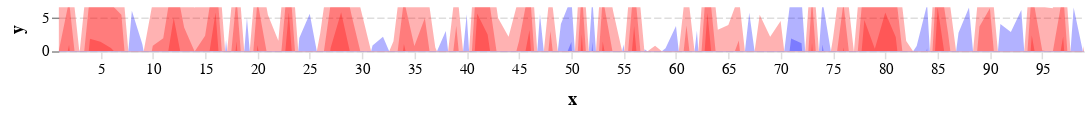

This figure's notebook cell:
### Code cell
r.properties(
    width=700,
    height=30
)

### Figure 1 — Vega-Lite specification as saved in the notebook (floating-point values rounded to 4 significant figures)
{"$schema": "https://vega.github.io/schema/vega-lite/v3.4.0.json", "config": {"area": {"fill": "#1696d2"}, "axisX": {"domain": true, "domainColor": "#DEDDDD", "domainDashOffset": 10, "domainWidth": 1, "grid": false, "labelAngle": 0, "labelFont": "Avenir", "labelFontSize": 10, "tickColor": "#DEDDDD", "titleFont": "Avenir", "titleFontSize": 12, "titlePadding": 10}, "axisY": {"domain": false, "domainDashOffset": 10, "grid": true, "gridColor": "#DEDDDD", "gridDash": [5, 2], "gridWidth": 1, "labelAngle": 0, "labelFont": "Avenir", "labelFontSize": 10, "titleFont": "Avenir", "titleFontSize": 12, "titlePadding": 10}, "bar": {"fill": "#1696d2", "strokeWidth": 0}, "guide-title": {"color": "Monospace", "font": "Avenir", "fontSize": 15}, "legend": {"labelFont": "Avenir", "labelFontSize": 12, "symbolSize": 100, "symbolType": "square", "title": "", "titleFont": "Avenir", "titleFontSize": 12}, "line": {"color": "#1696d2", "stroke": "#1696d2", "strokeWidth": 1}, "path": {"stroke": "#1696d2"}, "point": {"filled": true}, "range": {"category": ["#1696d2", "#d2d2d2", "#000000", "#fdbf11", "#ec008b", "#55b748", "#5c5859", "#db2b27"], "diverging": ["#cfe8f3", "#a2d4ec", "#73bfe2", "#46abdb", "#1696d2", "#12719e"]}, "text": {"align": "right", "color": "#1696d2", "font": "Avenir", "fontSize": 12, "fontWeight": 400, "size": 11}, "title": {"anchor": "start", "color": "#4d4d4d", "font": "Avenir", "fontSize": 20}, "trail": {"color": "#1696d2", "stroke": "#1696d2"}, "view": {"strokeWidth": 0}}, "data": {"name": "data-f70309646be3e97e0f24d18333bed24f"}, "datasets": {"data-f70309646be3e97e0f24d18333bed24f": [{"neg_level0": 6.558, "neg_level1": -0.06015, "neg_level2": -6.679, "neg_level3": -13.3, "negative": true, "pos_level0": -6.558, "pos_level1": -13.18, "pos_level2": -19.79, "pos_level3": -26.41, "x": 1, "y": -6.558}, {"neg_level0": 14.22, "neg_level1": 7.6, "neg_level2": 0.9816, "neg_level3": -5.637, "negative": true, "pos_level0": -14.22, "pos_level1": -20.84, "pos_level2": -27.46, "pos_level3": -34.07, "x": 2, "y": -14.22}, {"neg_level0": -0.2682, "neg_level1": -6.887, "neg_level2": -13.5, "neg_level3": -20.12, "negative": false, "pos_level0": 0.2682, "pos_level1": -6.35, "pos_level2": -12.97, "pos_level3": -19.59, "x": 3, "y": 0.2682}, {"neg_level0": 15.12, "neg_level1": 8.505, "neg_level2": 1.887, "neg_level3": -4.731, "negative": true, "pos_level0": -15.12, "pos_level1": -21.74, "pos_level2": -28.36, "pos_level3": -34.98, "x": 4, "y": -15.12}, {"neg_level0": 14.69, "neg_level1": 8.071, "neg_level2": 1.452, "neg_level3": -5.166, "negative": true, "pos_level0": -14.69, "pos_level1": -21.31, "pos_level2": -27.93, "pos_level3": -34.54, "x": 5, "y": -14.69}, {"neg_level0": 13.71, "neg_level1": 7.095, "neg_level2": 0.4763, "neg_level3": -6.142, "negative": true, "pos_level0": -13.71, "pos_level1": -20.33, "pos_level2": -26.95, "pos_level3": -33.57, "x": 6, "y": -13.71}, {"neg_level0": 12.12, "neg_level1": 5.504, "neg_level2": -1.115, "neg_level3": -7.733, "negative": true, "pos_level0": -12.12, "pos_level1": -18.74, "pos_level2": -25.36, "pos_level3": -31.98, "x": 7, "y": -12.12}, {"neg_level0": -6.099, "neg_level1": -12.72, "neg_level2": -19.34, "neg_level3": -25.95, "negative": false, "pos_level0": 6.099, "pos_level1": -0.5195, "pos_level2": -7.138, "pos_level3": -13.76, "x": 8, "y": 6.099}, {"neg_level0": -1.095, "neg_level1": -7.714, "neg_level2": -14.33, "neg_level3": -20.95, "negative": false, "pos_level0": 1.095, "pos_level1": -5.523, "pos_level2": -12.14, "pos_level3": -18.76, "x": 9, "y": 1.095}, {"neg_level0": 7.435, "neg_level1": 0.8165, "neg_level2": -5.802, "neg_level3": -12.42, "negative": true, "pos_level0": -7.435, "pos_level1": -14.05, "pos_level2": -20.67, "pos_level3": -27.29, "x": 10, "y": -7.435}, {"neg_level0": 8.584, "neg_level1": 1.966, "neg_level2": -4.653, "neg_level3": -11.27, "negative": true, "pos_level0": -8.584, "pos_level1": -15.2, "pos_level2": -21.82, "pos_level3": -28.44, "x": 11, "y": -8.584}, {"neg_level0": 18.29, "neg_level1": 11.67, "neg_level2": 5.053, "neg_level3": -1.566, "negative": true, "pos_level0": -18.29, "pos_level1": -24.91, "pos_level2": -31.53, "pos_level3": -38.14, "x": 12, "y": -18.29}, {"neg_level0": 10.2, "neg_level1": 3.585, "neg_level2": -3.033, "neg_level3": -9.651, "negative": true, "pos_level0": -10.2, "pos_level1": -16.82, "pos_level2": -23.44, "pos_level3": -30.06, "x": 13, "y": -10.2}, {"neg_level0": 6.572, "neg_level1": -0.04656, "neg_level2": -6.665, "neg_level3": -13.28, "negative": true, "pos_level0": -6.572, "pos_level1": -13.19, "pos_level2": -19.81, "pos_level3": -26.43, "x": 14, "y": -6.572}, {"neg_level0": 8.959, "neg_level1": 2.341, "neg_level2": -4.278, "neg_level3": -10.9, "negative": true, "pos_level0": -8.959, "pos_level1": -15.58, "pos_level2": -22.2, "pos_level3": -28.81, "x": 15, "y": -8.959}, {"neg_level0": 19.07, "neg_level1": 12.46, "neg_level2": 5.838, "neg_level3": -0.7803, "negative": true, "pos_level0": -19.07, "pos_level1": -25.69, "pos_level2": -32.31, "pos_level3": -38.93, "x": 16, "y": -19.07}, {"neg_level0": -1.739, "neg_level1": -8.357, "neg_level2": -14.98, "neg_level3": -21.59, "negative": false, "pos_level0": 1.739, "pos_level1": -4.88, "pos_level2": -11.5, "pos_level3": -18.12, "x": 17, "y": 1.739}, {"neg_level0": 14.75, "neg_level1": 8.134, "neg_level2": 1.516, "neg_level3": -5.103, "negative": true, "pos_level0": -14.75, "pos_level1": -21.37, "pos_level2": -27.99, "pos_level3": -34.61, "x": 18, "y": -14.75}, {"neg_level0": -5.102, "neg_level1": -11.72, "neg_level2": -18.34, "neg_level3": -24.96, "negative": false, "pos_level0": 5.102, "pos_level1": -1.516, "pos_level2": -8.135, "pos_level3": -14.75, "x": 19, "y": 5.102}, {"neg_level0": 14.18, "neg_level1": 7.559, "neg_level2": 0.9402, "neg_level3": -5.678, "negative": true, "pos_level0": -14.18, "pos_level1": -20.8, "pos_level2": -27.41, "pos_level3": -34.03, "x": 20, "y": -14.18}, {"neg_level0": 5.515, "neg_level1": -1.103, "neg_level2": -7.722, "neg_level3": -14.34, "negative": true, "pos_level0": -5.515, "pos_level1": -12.13, "pos_level2": -18.75, "pos_level3": -25.37, "x": 21, "y": -5.515}, {"neg_level0": 1.579, "neg_level1": -5.039, "neg_level2": -11.66, "neg_level3": -18.28, "negative": true, "pos_level0": -1.579, "pos_level1": -8.198, "pos_level2": -14.82, "pos_level3": -21.43, "x": 22, "y": -1.579}, {"neg_level0": 19.11, "neg_level1": 12.49, "neg_level2": 5.876, "neg_level3": -0.742, "negative": true, "pos_level0": -19.11, "pos_level1": -25.73, "pos_level2": -32.35, "pos_level3": -38.97, "x": 23, "y": -19.11}, {"neg_level0": -1.994, "neg_level1": -8.613, "neg_level2": -15.23, "neg_level3": -21.85, "negative": false, "pos_level0": 1.994, "pos_level1": -4.624, "pos_level2": -11.24, "pos_level3": -17.86, "x": 24, "y": 1.994}, {"neg_level0": -5.647, "neg_level1": -12.27, "neg_level2": -18.88, "neg_level3": -25.5, "negative": false, "pos_level0": 5.647, "pos_level1": -0.9712, "pos_level2": -7.59, "pos_level3": -14.21, "x": 25, "y": 5.647}, {"neg_level0": 2.708, "neg_level1": -3.91, "neg_level2": -10.53, "neg_level3": -17.15, "negative": true, "pos_level0": -2.708, "pos_level1": -9.327, "pos_level2": -15.94, "pos_level3": -22.56, "x": 26, "y": -2.708}, {"neg_level0": 13.76, "neg_level1": 7.141, "neg_level2": 0.5228, "neg_level3": -6.096, "negative": true, "pos_level0": -13.76, "pos_level1": -20.38, "pos_level2": -27.0, "pos_level3": -33.61, "x": 27, "y": -13.76}, {"neg_level0": 19.12, "neg_level1": 12.5, "neg_level2": 5.885, "neg_level3": -0.7332, "negative": true, "pos_level0": -19.12, "pos_level1": -25.74, "pos_level2": -32.36, "pos_level3": -38.98, "x": 28, "y": -19.12}, {"neg_level0": 12.05, "neg_level1": 5.429, "neg_level2": -1.19, "neg_level3": -7.808, "negative": true, "pos_level0": -12.05, "pos_level1": -18.67, "pos_level2": -25.28, "pos_level3": -31.9, "x": 29, "y": -12.05}, {"neg_level0": 5.545, "neg_level1": -1.073, "neg_level2": -7.691, "neg_level3": -14.31, "negative": true, "pos_level0": -5.545, "pos_level1": -12.16, "pos_level2": -18.78, "pos_level3": -25.4, "x": 30, "y": -5.545}, {"neg_level0": -0.8628, "neg_level1": -7.481, "neg_level2": -14.1, "neg_level3": -20.72, "negative": false, "pos_level0": 0.8628, "pos_level1": -5.756, "pos_level2": -12.37, "pos_level3": -18.99, "x": 31, "y": 0.8628}, {"neg_level0": -2.184, "neg_level1": -8.802, "neg_level2": -15.42, "neg_level3": -22.04, "negative": false, "pos_level0": 2.184, "pos_level1": -4.435, "pos_level2": -11.05, "pos_level3": -17.67, "x": 32, "y": 2.184}, {"neg_level0": 1.491, "neg_level1": -5.127, "neg_level2": -11.75, "neg_level3": -18.36, "negative": true, "pos_level0": -1.491, "pos_level1": -8.11, "pos_level2": -14.73, "pos_level3": -21.35, "x": 33, "y": -1.491}, {"neg_level0": 14.34, "neg_level1": 7.726, "neg_level2": 1.108, "neg_level3": -5.511, "negative": true, "pos_level0": -14.34, "pos_level1": -20.96, "pos_level2": -27.58, "pos_level3": -34.2, "x": 34, "y": -14.34}, {"neg_level0": 7.397, "neg_level1": 0.7787, "neg_level2": -5.84, "neg_level3": -12.46, "negative": true, "pos_level0": -7.397, "pos_level1": -14.02, "pos_level2": -20.63, "pos_level3": -27.25, "x": 35, "y": -7.397}, {"neg_level0": 11.61, "neg_level1": 4.996, "neg_level2": -1.622, "neg_level3": -8.241, "negative": true, "pos_level0": -11.61, "pos_level1": -18.23, "pos_level2": -24.85, "pos_level3": -31.47, "x": 36, "y": -11.61}, {"neg_level0": 0.5738, "neg_level1": -6.045, "neg_level2": -12.66, "neg_level3": -19.28, "negative": true, "pos_level0": -0.5738, "pos_level1": -7.192, "pos_level2": -13.81, "pos_level3": -20.43, "x": 37, "y": -0.5738}, {"neg_level0": -3.04, "neg_level1": -9.659, "neg_level2": -16.28, "neg_level3": -22.9, "negative": false, "pos_level0": 3.04, "pos_level1": -3.578, "pos_level2": -10.2, "pos_level3": -16.81, "x": 38, "y": 3.04}, {"neg_level0": 10.46, "neg_level1": 3.843, "neg_level2": -2.776, "neg_level3": -9.394, "negative": true, "pos_level0": -10.46, "pos_level1": -17.08, "pos_level2": -23.7, "pos_level3": -30.32, "x": 39, "y": -10.46}, {"neg_level0": -5.566, "neg_level1": -12.18, "neg_level2": -18.8, "neg_level3": -25.42, "negative": false, "pos_level0": 5.566, "pos_level1": -1.053, "pos_level2": -7.671, "pos_level3": -14.29, "x": 40, "y": 5.566}, {"neg_level0": 18.93, "neg_level1": 12.31, "neg_level2": 5.689, "neg_level3": -0.9295, "negative": true, "pos_level0": -18.93, "pos_level1": -25.54, "pos_level2": -32.16, "pos_level3": -38.78, "x": 41, "y": -18.93}, {"neg_level0": 15.77, "neg_level1": 9.151, "neg_level2": 2.532, "neg_level3": -4.086, "negative": true, "pos_level0": -15.77, "pos_level1": -22.39, "pos_level2": -29.01, "pos_level3": -35.62, "x": 42, "y": -15.77}, {"neg_level0": 5.019, "neg_level1": -1.6, "neg_level2": -8.218, "neg_level3": -14.84, "negative": true, "pos_level0": -5.019, "pos_level1": -11.64, "pos_level2": -18.26, "pos_level3": -24.87, "x": 43, "y": -5.019}, {"neg_level0": 2.187, "neg_level1": -4.432, "neg_level2": -11.05, "neg_level3": -17.67, "negative": true, "pos_level0": -2.187, "pos_level1": -8.805, "pos_level2": -15.42, "pos_level3": -22.04, "x": 44, "y": -2.187}, {"neg_level0": 8.176, "neg_level1": 1.558, "neg_level2": -5.061, "neg_level3": -11.68, "negative": true, "pos_level0": -8.176, "pos_level1": -14.79, "pos_level2": -21.41, "pos_level3": -28.03, "x": 45, "y": -8.176}, {"neg_level0": 16.44, "neg_level1": 9.824, "neg_level2": 3.206, "neg_level3": -3.413, "negative": true, "pos_level0": -16.44, "pos_level1": -23.06, "pos_level2": -29.68, "pos_level3": -36.3, "x": 46, "y": -16.44}, {"neg_level0": -5.628, "neg_level1": -12.25, "neg_level2": -18.86, "neg_level3": -25.48, "negative": false, "pos_level0": 5.628, "pos_level1": -0.9906, "pos_level2": -7.609, "pos_level3": -14.23, "x": 47, "y": 5.628}, {"neg_level0": 9.683, "neg_level1": 3.065, "neg_level2": -3.554, "neg_level3": -10.17, "negative": true, "pos_level0": -9.683, "pos_level1": -16.3, "pos_level2": -22.92, "pos_level3": -29.54, "x": 48, "y": -9.683}, {"neg_level0": -4.123, "neg_level1": -10.74, "neg_level2": -17.36, "neg_level3": -23.98, "negative": false, "pos_level0": 4.123, "pos_level1": -2.495, "pos_level2": -9.114, "pos_level3": -15.73, "x": 49, "y": 4.123}, {"neg_level0": -8.022, "neg_level1": -14.64, "neg_level2": -21.26, "neg_level3": -27.88, "negative": false, "pos_level0": 8.022, "pos_level1": 1.403, "pos_level2": -5.215, "pos_level3": -11.83, "x": 50, "y": 8.022}, {"neg_level0": 15.84, "neg_level1": 9.219, "neg_level2": 2.6, "neg_level3": -4.018, "negative": true, "pos_level0": -15.84, "pos_level1": -22.46, "pos_level2": -29.07, "pos_level3": -35.69, "x": 51, "y": -15.84}, {"neg_level0": -8.036, "neg_level1": -14.65, "neg_level2": -21.27, "neg_level3": -27.89, "negative": false, "pos_level0": 8.036, "pos_level1": 1.418, "pos_level2": -5.201, "pos_level3": -11.82, "x": 52, "y": 8.036}, {"neg_level0": 14.72, "neg_level1": 8.103, "neg_level2": 1.485, "neg_level3": -5.133, "negative": true, "pos_level0": -14.72, "pos_level1": -21.34, "pos_level2": -27.96, "pos_level3": -34.58, "x": 53, "y": -14.72}, {"neg_level0": 6.005, "neg_level1": -0.6138, "neg_level2": -7.232, "neg_level3": -13.85, "negative": true, "pos_level0": -6.005, "pos_level1": -12.62, "pos_level2": -19.24, "pos_level3": -25.86, "x": 54, "y": -6.005}, {"neg_level0": -1.03, "neg_level1": -7.648, "neg_level2": -14.27, "neg_level3": -20.88, "negative": false, "pos_level0": 1.03, "pos_level1": -5.589, "pos_level2": -12.21, "pos_level3": -18.83, "x": 55, "y": 1.03}, {"neg_level0": 17.06, "neg_level1": 10.44, "neg_level2": 3.824, "neg_level3": -2.795, "negative": true, "pos_level0": -17.06, "pos_level1": -23.68, "pos_level2": -30.3, "pos_level3": -36.92, "x": 56, "y": -17.06}, {"neg_level0": -0.3196, "neg_level1": -6.938, "neg_level2": -13.56, "neg_level3": -20.17, "negative": false, "pos_level0": 0.3196, "pos_level1": -6.299, "pos_level2": -12.92, "pos_level3": -19.54, "x": 57, "y": 0.3196}, {"neg_level0": 0.8145, "neg_level1": -5.804, "neg_level2": -12.42, "neg_level3": -19.04, "negative": true, "pos_level0": -0.8145, "pos_level1": -7.433, "pos_level2": -14.05, "pos_level3": -20.67, "x": 58, "y": -0.8145}, {"neg_level0": -0.4403, "neg_level1": -7.059, "neg_level2": -13.68, "neg_level3": -20.3, "negative": false, "pos_level0": 0.4403, "pos_level1": -6.178, "pos_level2": -12.8, "pos_level3": -19.41, "x": 59, "y": 0.4403}, {"neg_level0": -3.82, "neg_level1": -10.44, "neg_level2": -17.06, "neg_level3": -23.68, "negative": false, "pos_level0": 3.82, "pos_level1": -2.798, "pos_level2": -9.416, "pos_level3": -16.03, "x": 60, "y": 3.82}, {"neg_level0": 10.5, "neg_level1": 3.879, "neg_level2": -2.74, "neg_level3": -9.358, "negative": true, "pos_level0": -10.5, "pos_level1": -17.12, "pos_level2": -23.73, "pos_level3": -30.35, "x": 61, "y": -10.5}, {"neg_level0": -3.081, "neg_level1": -9.7, "neg_level2": -16.32, "neg_level3": -22.94, "negative": false, "pos_level0": 3.081, "pos_level1": -3.537, "pos_level2": -10.16, "pos_level3": -16.77, "x": 62, "y": 3.081}, {"neg_level0": 19.04, "neg_level1": 12.42, "neg_level2": 5.799, "neg_level3": -0.8197, "negative": true, "pos_level0": -19.04, "pos_level1": -25.65, "pos_level2": -32.27, "pos_level3": -38.89, "x": 63, "y": -19.04}, {"neg_level0": 3.226, "neg_level1": -3.392, "neg_level2": -10.01, "neg_level3": -16.63, "negative": true, "pos_level0": -3.226, "pos_level1": -9.844, "pos_level2": -16.46, "pos_level3": -23.08, "x": 64, "y": -3.226}, {"neg_level0": 3.972, "neg_level1": -2.647, "neg_level2": -9.265, "neg_level3": -15.88, "negative": true, "pos_level0": -3.972, "pos_level1": -10.59, "pos_level2": -17.21, "pos_level3": -23.83, "x": 65, "y": -3.972}, {"neg_level0": 8.223, "neg_level1": 1.604, "neg_level2": -5.014, "neg_level3": -11.63, "negative": true, "pos_level0": -8.223, "pos_level1": -14.84, "pos_level2": -21.46, "pos_level3": -28.08, "x": 66, "y": -8.223}, {"neg_level0": -5.783, "neg_level1": -12.4, "neg_level2": -19.02, "neg_level3": -25.64, "negative": false, "pos_level0": 5.783, "pos_level1": -0.8351, "pos_level2": -7.453, "pos_level3": -14.07, "x": 67, "y": 5.783}, {"neg_level0": 5.509, "neg_level1": -1.109, "neg_level2": -7.728, "neg_level3": -14.35, "negative": true, "pos_level0": -5.509, "pos_level1": -12.13, "pos_level2": -18.75, "pos_level3": -25.36, "x": 68, "y": -5.509}, {"neg_level0": 2.175, "neg_level1": -4.444, "neg_level2": -11.06, "neg_level3": -17.68, "negative": true, "pos_level0": -2.175, "pos_level1": -8.793, "pos_level2": -15.41, "pos_level3": -22.03, "x": 69, "y": -2.175}, {"neg_level0": 4.555, "neg_level1": -2.063, "neg_level2": -8.681, "neg_level3": -15.3, "negative": true, "pos_level0": -4.555, "pos_level1": -11.17, "pos_level2": -17.79, "pos_level3": -24.41, "x": 70, "y": -4.555}, {"neg_level0": -8.552, "neg_level1": -15.17, "neg_level2": -21.79, "neg_level3": -28.41, "negative": false, "pos_level0": 8.552, "pos_level1": 1.934, "pos_level2": -4.685, "pos_level3": -11.3, "x": 71, "y": 8.552}, {"neg_level0": -7.816, "neg_level1": -14.43, "neg_level2": -21.05, "neg_level3": -27.67, "negative": false, "pos_level0": 7.816, "pos_level1": 1.197, "pos_level2": -5.421, "pos_level3": -12.04, "x": 72, "y": 7.816}, {"neg_level0": 14.54, "neg_level1": 7.923, "neg_level2": 1.304, "neg_level3": -5.314, "negative": true, "pos_level0": -14.54, "pos_level1": -21.16, "pos_level2": -27.78, "pos_level3": -34.4, "x": 73, "y": -14.54}, {"neg_level0": -7.646, "neg_level1": -14.26, "neg_level2": -20.88, "neg_level3": -27.5, "negative": false, "pos_level0": 7.646, "pos_level1": 1.027, "pos_level2": -5.591, "pos_level3": -12.21, "x": 74, "y": 7.646}, {"neg_level0": 1.914, "neg_level1": -4.704, "neg_level2": -11.32, "neg_level3": -17.94, "negative": true, "pos_level0": -1.914, "pos_level1": -8.532, "pos_level2": -15.15, "pos_level3": -21.77, "x": 75, "y": -1.914}, {"neg_level0": 13.85, "neg_level1": 7.235, "neg_level2": 0.617, "neg_level3": -6.001, "negative": true, "pos_level0": -13.85, "pos_level1": -20.47, "pos_level2": -27.09, "pos_level3": -33.71, "x": 76, "y": -13.85}, {"neg_level0": -0.03033, "neg_level1": -6.649, "neg_level2": -13.27, "neg_level3": -19.89, "negative": false, "pos_level0": 0.03033, "pos_level1": -6.588, "pos_level2": -13.21, "pos_level3": -19.82, "x": 77, "y": 0.03033}, {"neg_level0": 17.94, "neg_level1": 11.32, "neg_level2": 4.705, "neg_level3": -1.913, "negative": true, "pos_level0": -17.94, "pos_level1": -24.56, "pos_level2": -31.18, "pos_level3": -37.8, "x": 78, "y": -17.94}, {"neg_level0": 13.62, "neg_level1": 7.002, "neg_level2": 0.3841, "neg_level3": -6.234, "negative": true, "pos_level0": -13.62, "pos_level1": -20.24, "pos_level2": -26.86, "pos_level3": -33.48, "x": 79, "y": -13.62}, {"neg_level0": 19.07, "neg_level1": 12.46, "neg_level2": 5.838, "neg_level3": -0.7806, "negative": true, "pos_level0": -19.07, "pos_level1": -25.69, "pos_level2": -32.31, "pos_level3": -38.93, "x": 80, "y": -19.07}, {"neg_level0": 15.4, "neg_level1": 8.785, "neg_level2": 2.167, "neg_level3": -4.451, "negative": true, "pos_level0": -15.4, "pos_level1": -22.02, "pos_level2": -28.64, "pos_level3": -35.26, "x": 81, "y": -15.4}, {"neg_level0": 1.553, "neg_level1": -5.065, "neg_level2": -11.68, "neg_level3": -18.3, "negative": true, "pos_level0": -1.553, "pos_level1": -8.171, "pos_level2": -14.79, "pos_level3": -21.41, "x": 82, "y": -1.553}, {"neg_level0": -0.7967, "neg_level1": -7.415, "neg_level2": -14.03, "neg_level3": -20.65, "negative": false, "pos_level0": 0.7967, "pos_level1": -5.822, "pos_level2": -12.44, "pos_level3": -19.06, "x": 83, "y": 0.7967}, {"neg_level0": -7.079, "neg_level1": -13.7, "neg_level2": -20.32, "neg_level3": -26.93, "negative": false, "pos_level0": 7.079, "pos_level1": 0.461, "pos_level2": -6.157, "pos_level3": -12.78, "x": 84, "y": 7.079}, {"neg_level0": 19.86, "neg_level1": 13.24, "neg_level2": 6.618, "neg_level3": 0, "negative": true, "pos_level0": -19.86, "pos_level1": -26.47, "pos_level2": -33.09, "pos_level3": -39.71, "x": 85, "y": -19.86}, {"neg_level0": 9.315, "neg_level1": 2.696, "neg_level2": -3.922, "neg_level3": -10.54, "negative": true, "pos_level0": -9.315, "pos_level1": -15.93, "pos_level2": -22.55, "pos_level3": -29.17, "x": 86, "y": -9.315}, {"neg_level0": -2.806, "neg_level1": -9.424, "neg_level2": -16.04, "neg_level3": -22.66, "negative": false, "pos_level0": 2.806, "pos_level1": -3.813, "pos_level2": -10.43, "pos_level3": -17.05, "x": 87, "y": 2.806}, {"neg_level0": -6.582, "neg_level1": -13.2, "neg_level2": -19.82, "neg_level3": -26.44, "negative": false, "pos_level0": 6.582, "pos_level1": -0.03626, "pos_level2": -6.655, "pos_level3": -13.27, "x": 88, "y": 6.582}, {"neg_level0": 10.34, "neg_level1": 3.724, "neg_level2": -2.894, "neg_level3": -9.512, "negative": true, "pos_level0": -10.34, "pos_level1": -16.96, "pos_level2": -23.58, "pos_level3": -30.2, "x": 89, "y": -10.34}, {"neg_level0": 13.08, "neg_level1": 6.462, "neg_level2": -0.1561, "neg_level3": -6.775, "negative": true, "pos_level0": -13.08, "pos_level1": -19.7, "pos_level2": -26.32, "pos_level3": -32.94, "x": 90, "y": -13.08}, {"neg_level0": -4.103, "neg_level1": -10.72, "neg_level2": -17.34, "neg_level3": -23.96, "negative": false, "pos_level0": 4.103, "pos_level1": -2.516, "pos_level2": -9.134, "pos_level3": -15.75, "x": 91, "y": 4.103}, {"neg_level0": -2.907, "neg_level1": -9.525, "neg_level2": -16.14, "neg_level3": -22.76, "negative": false, "pos_level0": 2.907, "pos_level1": -3.712, "pos_level2": -10.33, "pos_level3": -16.95, "x": 92, "y": 2.907}, {"neg_level0": -6.198, "neg_level1": -12.82, "neg_level2": -19.44, "neg_level3": -26.05, "negative": false, "pos_level0": 6.198, "pos_level1": -0.4201, "pos_level2": -7.038, "pos_level3": -13.66, "x": 93, "y": 6.198}, {"neg_level0": 15.66, "neg_level1": 9.04, "neg_level2": 2.422, "neg_level3": -4.197, "negative": true, "pos_level0": -15.66, "pos_level1": -22.28, "pos_level2": -28.9, "pos_level3": -35.51, "x": 94, "y": -15.66}, {"neg_level0": 6.727, "neg_level1": 0.1082, "neg_level2": -6.51, "neg_level3": -13.13, "negative": true, "pos_level0": -6.727, "pos_level1": -13.34, "pos_level2": -19.96, "pos_level3": -26.58, "x": 95, "y": -6.727}, {"neg_level0": 6.465, "neg_level1": -0.1534, "neg_level2": -6.772, "neg_level3": -13.39, "negative": true, "pos_level0": -6.465, "pos_level1": -13.08, "pos_level2": -19.7, "pos_level3": -26.32, "x": 96, "y": -6.465}, {"neg_level0": 15.47, "neg_level1": 8.848, "neg_level2": 2.229, "neg_level3": -4.389, "negative": true, "pos_level0": -15.47, "pos_level1": -22.08, "pos_level2": -28.7, "pos_level3": -35.32, "x": 97, "y": -15.47}, {"neg_level0": -6.599, "neg_level1": -13.22, "neg_level2": -19.84, "neg_level3": -26.45, "negative": false, "pos_level0": 6.599, "pos_level1": -0.01969, "pos_level2": -6.638, "pos_level3": -13.26, "x": 98, "y": 6.599}, {"neg_level0": 0.8701, "neg_level1": -5.748, "neg_level2": -12.37, "neg_level3": -18.98, "negative": true, "pos_level0": -0.8701, "pos_level1": -7.488, "pos_level2": -14.11, "pos_level3": -20.73, "x": 99, "y": -0.8701}]}, "height": 30, "layer": [{"encoding": {"x": {"field": "x", "scale": {"nice": false, "zero": false}, "type": "quantitative"}, "y": {"field": "pos_level0", "scale": {"domain": [0, 6.618]}, "title": "y", "type": "quantitative"}}, "mark": {"clip": true, "color": "blue", "opacity": 0.3, "type": "area"}}, {"encoding": {"x": {"field": "x", "scale": {"nice": false, "zero": false}, "type": "quantitative"}, "y": {"field": "neg_level0", "scale": {"domain": [0, 6.618]}, "title": "y", "type": "quantitative"}}, "mark": {"clip": true, "color": "red", "opacity": 0.3, "type": "area"}}, {"encoding": {"x": {"field": "x", "scale": {"nice": false, "zero": false}, "type": "quantitative"}, "y": {"field": "pos_level1", "scale": {"domain": [0, 6.618]}, "title": "y", "type": "quantitative"}}, "mark": {"clip": true, "color": "blue", "opacity": 0.3, "type": "area"}}, {"encoding": {"x": {"field": "x", "scale": {"nice": false, "zero": false}, "type": "quantitative"}, "y": {"field": "neg_level1", "scale": {"domain": [0, 6.618]}, "title": "y", "type": "quantitative"}}, "mark": {"clip": true, "color": "red", "opacity": 0.3, "type": "area"}}, {"encoding": {"x": {"field": "x", "scale": {"nice": false, "zero": false}, "type": "quantitative"}, "y": {"field": "pos_level2", "scale": {"domain": [0, 6.618]}, "title": "y", "type": "quantitative"}}, "mark": {"clip": true, "color": "blue", "opacity": 0.3, "type": "area"}}, {"encoding": {"x": {"field": "x", "scale": {"nice": false, "zero": false}, "type": "quantitative"}, "y": {"field": "neg_level2", "scale": {"domain": [0, 6.618]}, "title": "y", "type": "quantitative"}}, "mark": {"clip": true, "color": "red", "opacity": 0.3, "type": "area"}}], "width": 700}
